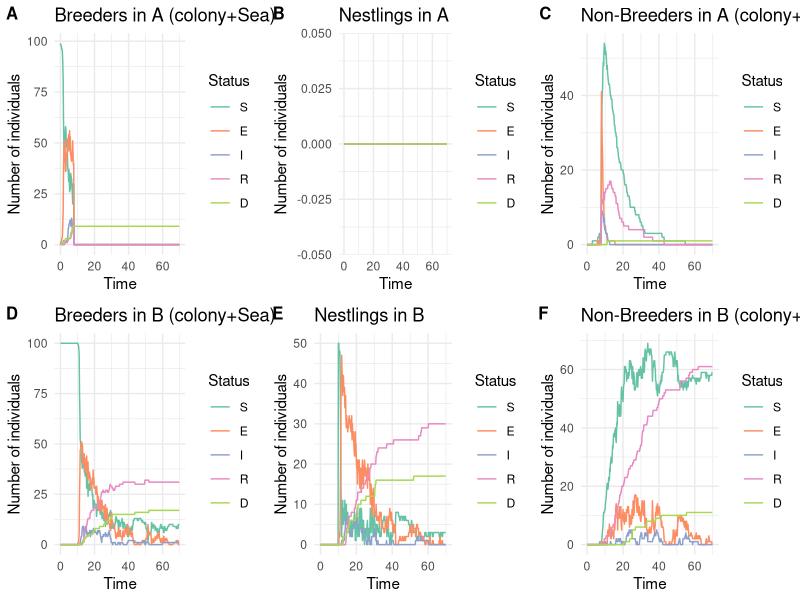

This chart was generated by the following R code:









# Library -----------------------------------------------------------------

library(tidyverse)
library(ggplot2)
library(reshape2)
library(abind)
library(cowplot)


# Model description -------------------------------------------------------

# Each compartment in the model is described by

# the epidemiological status : Susceptible (S), Exposed (E), Infectious (I), Recovered (R)
# the reproductive status : Breeders (B), Non-Breeders (NB), Nestlings (N)
# the localisation : colony A (A), colony (B), sea A (sea_a), sea B (sea_B)
# 
# Thus, an exposed individual, non-breeder and at sea B, is noted E_sea_b_NB


# Parameters --------------------------------------------------------------

param = list( 
  
  # Epidemiological parameters
  
  # Transmission rate from exposed individuals and from infectious individuals in a colony
  beta = matrix(c(0.10, 0.15,
                  0.00, 0.00),
                nrow = 2, ncol = 2, byrow = T),
  # Rate of progression from exposed to infectious (inverse of incubation period)
  sigma = 1/10,
  # Rate of progression from infectious to exposed
  eta =  0.9, 
  # Recovery rate (inverse of infectious period)
  gamma = 1/3,
  # Disease-related mortality rate
  mu = 1/3 * 0.5,
  
  
  # Mobility  parameters
  
  # Transition from sea to the colony (breeders)
  zeta_to_colony = 1,
  # Transition from colony to the sea (breeders)
  zeta_to_sea = 1,
  # Transition from breeder to non-breeder (reproductive failure)
  psi = 0, #Attention départ en couple
  # Transition from sea to the colony (non-breeders)
  rho_to_colony = 1/7,
  # Transition from colony to the sea (non-breeders)
  rho_to_sea = 1/7 * 7,

  
  # Induced dispersion parameters
  
  # Proportion of dispersed adults
  prop_dispersal = 1,
  # Proportion of prospectors among dispersed adults
  prop_prospecting = 1/8,
  # Date of induced dispersion
  dispersal_date = 30,
  # Reaction time between 1rst death and induced dispersal
  dispersal_reaction_time = 5,
  
  # Demographic parameters
  hatching_date = 10

)




# Event rates -------------------------------------------------------------


calculate_rates = function(  beta_E_colony, beta_I_colony,
                             sigma,eta, gamma, mu,
                             zeta_to_colony, zeta_to_sea, psi, rho_to_colony, rho_to_sea,
                             prop_dispersal, prop_prospecting, dispersal_date,
                             hatching_date,
                             S_a, E_a, I_a, R_a, D_a,
                             S_sea_a, E_sea_a, I_sea_a, R_sea_a, D_sea_a,
                             S_sea_b, E_sea_b, I_sea_b, R_sea_b, D_sea_b,
                             S_b, E_b, I_b, R_b, D_b,
                             S_a_NB, E_a_NB, I_a_NB, R_a_NB, D_a_NB,
                             S_sea_a_NB, E_sea_a_NB, I_sea_a_NB, R_sea_a_NB, D_sea_a_NB,
                             S_sea_b_NB,  E_sea_b_NB, I_sea_b_NB, R_sea_b_NB, D_sea_b_NB,
                             S_b_NB, E_b_NB, I_b_NB, R_b_NB, D_b_NB,
                             S_a_N, E_a_N, I_a_N, R_a_N, D_a_N,
                             S_b_N, E_b_N, I_b_N, R_b_N, D_b_N){
  
  rates = c(
    
  # SEIR
  
  ## Nestlings
  ### Colony A
  "S_a_N_to_E_a_N" = beta_E_colony * S_a_N * (E_a+E_a_NB+E_a_N) + 
                     beta_I_colony * S_a_N * (I_a+I_a_NB+I_a_N),
  "E_a_N_to_S_a_N" = eta * E_a_N,
  "E_a_N_to_I_a_N" = sigma * E_a_N,
  "I_a_N_to_R_a_N" = gamma * I_a_N,
  "I_a_N_to_D_a_N" = mu * I_a_N,
  ### Colony B
  "S_b_N_to_E_b_N" = beta_E_colony * S_b_N * (E_b+E_b_NB+E_b_N) +
                     beta_I_colony * S_b_N * (I_b+I_b_NB+I_b_N),
  "E_b_N_to_S_b_N" = eta * E_b_N,
  "E_b_N_to_I_b_N" = sigma * E_b_N,
  "I_b_N_to_R_b_N" = gamma * I_b_N,
  "I_b_N_to_D_b_N" = mu * I_b_N,
  
  ## Non-Breeders
  ### Colony A
  "S_a_NB_to_E_a_NB" = beta_E_colony * S_a_NB * (E_a+E_a_NB+E_a_N) +
                       beta_I_colony * S_a_NB * (I_a+I_a_NB+I_a_N),
  "E_a_NB_to_S_a_NB" = eta * E_a_NB,
  "E_a_NB_to_I_a_NB" = sigma * E_a_NB,
  "I_a_NB_to_R_a_NB" = gamma * I_a_NB,
  "I_a_NB_to_D_a_NB" = mu * I_a_NB,
  ### Sea A
  "S_sea_a_NB_to_E_sea_a_NB" = 0,
  "E_sea_a_NB_to_S_sea_a_NB" = eta * E_sea_a_NB,
  "E_sea_a_NB_to_I_sea_a_NB" = sigma * E_sea_a_NB,
  "I_sea_a_NB_to_R_sea_a_NB" = gamma * I_sea_a_NB,
  "I_sea_a_NB_to_D_sea_a_NB" = mu * I_sea_a_NB,
  ### Sea B
  "S_sea_b_NB_to_E_sea_b_NB" = 0,
  "E_sea_b_NB_to_S_sea_b_NB" = eta * E_sea_b_NB,
  "E_sea_b_NB_to_I_sea_b_NB" = sigma * E_sea_b_NB,
  "I_sea_b_NB_to_R_sea_b_NB" = gamma * I_sea_b_NB,
  "I_sea_b_NB_to_D_sea_b_NB" = mu * I_sea_b_NB,
  ### Colony B
  "S_b_NB_to_E_b_NB" = beta_E_colony * S_b_NB * (E_b+E_b_NB+E_b_N) + 
                       beta_I_colony * S_b_NB * (I_b+I_b_NB+I_b_N),
  "E_b_NB_to_S_b_NB" = eta * E_b_NB,
  "E_b_NB_to_I_b_NB" = sigma * E_b_NB,
  "I_b_NB_to_R_b_NB" = gamma * I_b_NB,
  "I_b_NB_to_D_b_NB" = mu * I_b_NB,
  
  ## Breeders
  ### Colony A
  "S_a_to_E_a" = beta_E_colony * S_a * (E_a+E_a_NB+E_a_N) + 
                 beta_I_colony * S_a * (I_a+I_a_NB+I_a_N),
  "E_a_to_S_a" = eta * E_a,
  "E_a_to_I_a" = sigma * E_a,
  "I_a_to_R_a" = gamma * I_a,
  "I_a_to_D_a" = mu * I_a,
  ### Sea A
  "S_sea_a_to_E_sea_a" = 0,
  "E_sea_a_to_S_sea_a" = eta * E_sea_a,
  "E_sea_a_to_I_sea_a" = sigma * E_sea_a,
  "I_sea_a_to_R_sea_a" = gamma * I_sea_a,
  "I_sea_a_to_D_sea_a" = mu * I_sea_a,
  ### Sea B
  "S_sea_b_to_E_sea_b" = 0,
  "E_sea_b_to_S_sea_b" = eta * E_sea_b,
  "E_sea_b_to_I_sea_b" = sigma * E_sea_b,
  "I_sea_b_to_R_sea_b" = gamma * I_sea_b,
  "I_sea_b_to_D_sea_b" = mu * I_sea_b,
  ### Colony B
  "S_b_to_E_b" = beta_E_colony * S_b * (E_b+E_b_NB+E_b_N) + 
                 beta_I_colony * S_b * (I_b+I_b_NB+I_b_N),
  "E_b_to_S_b" = eta * E_b,
  "E_b_to_I_b" = sigma * E_b,
  "I_b_to_R_b" = gamma * I_b,
  "I_b_to_D_b" = mu * I_b,
  
  
  # Mobility
  ## Non-Breeders
  ### From colony A to sea A
  "S_a_NB_to_S_sea_a_NB" = rho_to_sea * S_a_NB,
  "E_a_NB_to_E_sea_a_NB" = rho_to_sea * E_a_NB,
  "I_a_NB_to_I_sea_a_NB" = rho_to_sea * I_a_NB,
  "R_a_NB_to_R_sea_a_NB" = rho_to_sea * R_a_NB,
  ### From sea A to colony A
  "S_sea_a_NB_to_S_a_NB" = rho_to_colony * S_sea_a_NB,
  "E_sea_a_NB_to_E_a_NB" = rho_to_colony * E_sea_a_NB,
  "I_sea_a_NB_to_I_a_NB" = rho_to_colony * I_sea_a_NB,
  "R_sea_a_NB_to_R_a_NB" = rho_to_colony * R_sea_a_NB,
  ### From colony B to sea B
  "S_b_NB_to_S_sea_b_NB" = rho_to_sea * S_b_NB,
  "E_b_NB_to_E_sea_b_NB" = rho_to_sea * E_b_NB,
  "I_b_NB_to_I_sea_b_NB" = rho_to_sea * I_b_NB,
  "R_b_NB_to_R_sea_b_NB" = rho_to_sea * R_b_NB,
  ### From sea B to colony B
  "S_sea_b_NB_to_S_b_NB" = rho_to_colony * S_sea_b_NB,
  "E_sea_b_NB_to_E_b_NB" = rho_to_colony * E_sea_b_NB,
  "I_sea_b_NB_to_I_b_NB" = rho_to_colony * I_sea_b_NB,
  "R_sea_b_NB_to_R_b_NB" = rho_to_colony * R_sea_b_NB,
  
  ## Breeders
  ### From colony A to sea A
  "S_a_to_S_sea_a" = zeta_to_sea * S_a,
  "E_a_to_E_sea_a" = zeta_to_sea * E_a,
  "I_a_to_I_sea_a" = zeta_to_sea * I_a,
  "R_a_to_R_sea_a" = zeta_to_sea * R_a,
  ### From sea A to colony A
  "S_sea_a_to_S_a" = zeta_to_colony * S_sea_a,
  "E_sea_a_to_E_a" = zeta_to_colony * E_sea_a,
  "I_sea_a_to_I_a" = zeta_to_colony * I_sea_a,
  "R_sea_a_to_R_a" = zeta_to_colony * R_sea_a,
  ### From colony B to sea B
  "S_b_to_S_sea_b" = zeta_to_sea * S_b,
  "E_b_to_E_sea_b" = zeta_to_sea * E_b,
  "I_b_to_I_sea_b" = zeta_to_sea * I_b,
  "R_b_to_R_sea_b" = zeta_to_sea * R_b,
  ### From sea B to colony B
  "S_sea_b_to_S_b" = zeta_to_colony * S_sea_b,
  "E_sea_b_to_E_b" = zeta_to_colony * E_sea_b,
  "I_sea_b_to_I_b" = zeta_to_colony * I_sea_b,
  "R_sea_b_to_R_b" = zeta_to_colony * R_sea_b,
  
  ## Prospecting
  ### From A to B
  "S_sea_a_NB_to_S_sea_b_NB" = prop_prospecting * S_sea_a_NB,
  "E_sea_a_NB_to_E_sea_b_NB" = prop_prospecting * E_sea_a_NB,
  "I_sea_a_NB_to_I_sea_b_NB" = prop_prospecting * I_sea_a_NB,
  "R_sea_a_NB_to_R_sea_b_NB" = prop_prospecting * R_sea_a_NB
  
  # Breeders become Non-Breeders
  
  # "S_a_to_S_a_NB" = psi * S_a,
  # "E_a_to_E_a_NB" = psi * E_a,
  # "I_a_to_I_a_NB" = psi * I_a,
  # "R_a_to_R_a_NB" = psi * R_a
  
  )
  return(rates)
}


# Gillespie SEIR model function -------------------------------------------

gillespie_seir = function(param = param, 
                          induced_dispersal = T,
                          initial_number_breeders_A = 50,
                          initial_number_infected_breeders_A = 1, 
                          initial_number_breeders_B = 50,
                          total_time = 70,
                          dispersal_stochactic = T,
                          tau = 0.25) {
  
  # Initial state
  
  ## Nestlings
  ## In colony A
  N = 0                
  initial_infected = 0
  initial_exposed = 0
  initial_recovered = 0
  initial_susceptible = N - initial_infected - initial_exposed - initial_recovered
  initial_dead = 0
  
  initial_state_A_N = c(S = initial_susceptible,
                        E = initial_exposed,
                        I = initial_infected,
                        R = initial_recovered,
                        D = initial_dead)
  ## Nestlings
  ## In colony B
  N = 0                
  initial_infected = 0
  initial_exposed = 0
  initial_recovered = 0
  initial_susceptible = N - initial_infected - initial_exposed - initial_recovered
  initial_dead = 0
  
  initial_state_B_N = c(S = initial_susceptible,
                        E = initial_exposed,
                        I = initial_infected,
                        R = initial_recovered,
                        D = initial_dead)
  
  
  ## Breeders
  ## In colony A
  N = initial_number_breeders_A                 
  initial_infected = initial_number_infected_breeders_A
  initial_exposed = 0
  initial_recovered = 0
  initial_susceptible = N - initial_infected - initial_exposed - initial_recovered
  initial_dead = 0
  
  initial_state_A = c(S = initial_susceptible,
                      E = initial_exposed,
                      I = initial_infected,
                      R = initial_recovered,
                      D = initial_dead)
  
  ## At sea A
  N = 50                  
  initial_infected = 0
  initial_exposed = 0
  initial_recovered = 0
  initial_susceptible = N - initial_infected - initial_exposed - initial_recovered
  initial_dead = 0
  
  initial_state_sea_a = c(S = initial_susceptible,
                          E = initial_exposed,
                          I = initial_infected,
                          R = initial_recovered,
                          D = initial_dead)
  
  ## At sea B
  N = 50                
  initial_infected = 0
  initial_exposed = 0
  initial_recovered = 0
  initial_susceptible = N - initial_infected - initial_exposed - initial_recovered
  initial_dead = 0
  
  initial_state_sea_b = c(S = initial_susceptible,
                          E = initial_exposed,
                          I = initial_infected,
                          R = initial_recovered,
                          D = initial_dead)
  
  ## In colony B
  N = initial_number_breeders_B                  
  initial_infected = 0
  initial_exposed = 0
  initial_recovered = 0
  initial_susceptible = N - initial_infected - initial_exposed - initial_recovered
  initial_dead = 0
  
  initial_state_B <- c(S = initial_susceptible,
                       E = initial_exposed,
                       I = initial_infected,
                       R = initial_recovered,
                       D = initial_dead)
  
  ## Non-Breeders
  ## In colony A
  N = 0                  
  initial_infected = 0
  initial_exposed = 0
  initial_recovered = 0
  initial_susceptible = N - initial_infected - initial_exposed - initial_recovered
  initial_dead = 0
  
  initial_state_A_NB = c(S = initial_susceptible,
                         E = initial_exposed,
                         I = initial_infected,
                         R = initial_recovered,
                         D = initial_dead)
  
  ## At sea A
  N = 0                  
  initial_infected = 0
  initial_exposed = 0
  initial_recovered = 0
  initial_susceptible = N - initial_infected - initial_exposed - initial_recovered
  initial_dead = 0
  
  initial_state_sea_a_NB = c(S = initial_susceptible,
                             E = initial_exposed,
                             I = initial_infected,
                             R = initial_recovered,
                             D = initial_dead)
  
  ## At sea B
  N = 0                  
  initial_infected = 0
  initial_exposed = 0
  initial_recovered = 0
  initial_susceptible = N - initial_infected - initial_exposed - initial_recovered
  initial_dead = 0
  
  initial_state_sea_b_NB = c(S = initial_susceptible,
                             E = initial_exposed,
                             I = initial_infected,
                             R = initial_recovered,
                             D = initial_dead)
  
  ## In colony B
  N = 0                  
  initial_infected = 0
  initial_exposed = 0
  initial_recovered = 0
  initial_susceptible = N - initial_infected - initial_exposed - initial_recovered
  initial_dead = 0
  
  initial_state_B_NB <- c(S = initial_susceptible,
                          E = initial_exposed,
                          I = initial_infected,
                          R = initial_recovered,
                          D = initial_dead)
  
  
  initial_state = matrix(data = c(initial_state_A,
                                  initial_state_sea_a,
                                  initial_state_sea_b,
                                  initial_state_B,
                                  initial_state_A_NB,
                                  initial_state_sea_a_NB,
                                  initial_state_sea_b_NB,
                                  initial_state_B_NB,
                                  initial_state_A_N,
                                  initial_state_B_N), 
                         nrow = 10, ncol = 5, 
                         byrow = T)
  
  # Parameters
  
  beta_E_colony = param$beta[1,1]
  beta_I_colony = param$beta[1,2]
  
  sigma = param$sigma
  eta = param$eta
  gamma = param$gamma
  mu = param$mu
  
  zeta_to_colony = param$zeta_to_colony
  zeta_to_sea = param$zeta_to_sea
  psi = param$psi
  rho_to_colony = param$rho_to_colony
  rho_to_sea = param$rho_to_sea
  
  prop_dispersal = param$prop_dispersal
  prop_prospecting = param$prop_prospecting
  dispersal_date = param$dispersal_date
  dispersal_reaction_time = param$dispersal_reaction_time
  
  hatching_date = param$hatching_date
  
  # Initialization
  times = c(0)
  states = array(dim = c(10,5,1), data = initial_state)
  already_dispersed = F
  already_hatched = F
  first_death = F
  first_death_date = NA
  
  # Next event
  while (times[length(times)] < total_time) {
    
    S_a = states[1, 1, dim(states)[3]]
    E_a = states[1, 2, dim(states)[3]]
    I_a = states[1, 3, dim(states)[3]]
    R_a = states[1, 4, dim(states)[3]]
    D_a = states[1, 5, dim(states)[3]]
    
    S_sea_a = states[2, 1, dim(states)[3]]
    E_sea_a = states[2, 2, dim(states)[3]]
    I_sea_a = states[2, 3, dim(states)[3]]
    R_sea_a = states[2, 4, dim(states)[3]]
    D_sea_a = states[2, 5, dim(states)[3]]
    
    S_sea_b = states[3, 1, dim(states)[3]]
    E_sea_b = states[3, 2, dim(states)[3]]
    I_sea_b = states[3, 3, dim(states)[3]]
    R_sea_b = states[3, 4, dim(states)[3]]
    D_sea_b = states[3, 5, dim(states)[3]]
    
    S_b = states[4, 1, dim(states)[3]]
    E_b = states[4, 2, dim(states)[3]]
    I_b = states[4, 3, dim(states)[3]]
    R_b = states[4, 4, dim(states)[3]]
    D_b = states[4, 5, dim(states)[3]]
    
    S_a_NB = states[5, 1, dim(states)[3]]
    E_a_NB = states[5, 2, dim(states)[3]]
    I_a_NB = states[5, 3, dim(states)[3]]
    R_a_NB = states[5, 4, dim(states)[3]]
    D_a_NB = states[5, 5, dim(states)[3]]
    
    S_sea_a_NB = states[6, 1, dim(states)[3]]
    E_sea_a_NB = states[6, 2, dim(states)[3]]
    I_sea_a_NB = states[6, 3, dim(states)[3]]
    R_sea_a_NB = states[6, 4, dim(states)[3]]
    D_sea_a_NB = states[6, 5, dim(states)[3]]

    S_sea_b_NB = states[7, 1, dim(states)[3]]
    E_sea_b_NB = states[7, 2, dim(states)[3]]
    I_sea_b_NB = states[7, 3, dim(states)[3]]
    R_sea_b_NB = states[7, 4, dim(states)[3]]
    D_sea_b_NB = states[7, 5, dim(states)[3]]
    
    S_b_NB = states[8, 1, dim(states)[3]]
    E_b_NB = states[8, 2, dim(states)[3]]
    I_b_NB = states[8, 3, dim(states)[3]]
    R_b_NB = states[8, 4, dim(states)[3]]
    D_b_NB = states[8, 5, dim(states)[3]]
    
    S_a_N = states[9, 1, dim(states)[3]]
    E_a_N = states[9, 2, dim(states)[3]]
    I_a_N = states[9, 3, dim(states)[3]]
    R_a_N = states[9, 4, dim(states)[3]]
    D_a_N = states[9, 5, dim(states)[3]]
    
    S_b_N = states[10, 1, dim(states)[3]]
    E_b_N = states[10, 2, dim(states)[3]]
    I_b_N = states[10, 3, dim(states)[3]]
    R_b_N = states[10, 4, dim(states)[3]]
    D_b_N = states[10, 5, dim(states)[3]]
    
    # Rates of each possible event
    rates = calculate_rates(beta_E_colony, beta_I_colony,
                            sigma,eta, gamma, mu,
                            zeta_to_colony, zeta_to_sea, psi, rho_to_colony, rho_to_sea,
                            prop_dispersal, prop_prospecting, dispersal_date,
                            hatching_date,
                            S_a, E_a, I_a, R_a, D_a,
                            S_sea_a, E_sea_a, I_sea_a, R_sea_a, D_sea_a,
                            S_sea_b, E_sea_b, I_sea_b, R_sea_b, D_sea_b,
                            S_b, E_b, I_b, R_b, D_b,
                            S_a_NB, E_a_NB, I_a_NB, R_a_NB, D_a_NB,
                            S_sea_a_NB, E_sea_a_NB, I_sea_a_NB, R_sea_a_NB, D_sea_a_NB,
                            S_sea_b_NB,  E_sea_b_NB, I_sea_b_NB, R_sea_b_NB, D_sea_b_NB,
                            S_b_NB, E_b_NB, I_b_NB, R_b_NB, D_b_NB,
                            S_a_N, E_a_N, I_a_N, R_a_N, D_a_N,
                            S_b_N, E_b_N, I_b_N, R_b_N, D_b_N)

    total_rate = sum(rates)
    
    if (total_rate == 0) {
      break
    }
    
    time_step <- min(tau, (total_time - times[length(times)]))
    next_time = times[length(times)] + time_step

    # Hatching
    if (next_time > hatching_date & !already_hatched) { 
      
      S_a_N = round((S_a + E_a + I_a + R_a + S_sea_a + E_sea_a + I_sea_a + R_sea_a)/2)
      S_b_N = round((S_b + E_b + I_b + R_b + S_sea_b + E_sea_b + I_sea_b + R_sea_b)/2)
      
      already_hatched = T
      
      new_state = matrix(data = c(S_a, E_a, I_a, R_a, D_a,
                                  S_sea_a, E_sea_a, I_sea_a, R_sea_a, D_sea_a,
                                  S_sea_b, E_sea_b, I_sea_b, R_sea_b, D_sea_b,
                                  S_b, E_b, I_b, R_b, D_b,
                                  
                                  S_a_NB, E_a_NB, I_a_NB, R_a_NB, D_a_NB,
                                  S_sea_a_NB, E_sea_a_NB, I_sea_a_NB, R_sea_a_NB, D_sea_a_NB,
                                  S_sea_b_NB, E_sea_b_NB, I_sea_b_NB, R_sea_b_NB, D_sea_b_NB,
                                  S_b_NB, E_b_NB, I_b_NB, R_b_NB, D_b_NB,
                                  
                                  S_a_N, E_a_N, I_a_N, R_a_N, D_a_N,
                                  S_b_N, E_b_N, I_b_N, R_b_N, D_b_N),
                         nrow = 10, ncol = 5, 
                         byrow = T)
      
      states = abind(states, new_state)
      times = c(times, hatching_date)
      
      
      # Rates of each possible event
      rates =     rates = calculate_rates(beta_E_colony, beta_I_colony,
                                          sigma,eta, gamma, mu,
                                          zeta_to_colony, zeta_to_sea, psi, rho_to_colony, rho_to_sea,
                                          prop_dispersal, prop_prospecting, dispersal_date,
                                          hatching_date,
                                          S_a, E_a, I_a, R_a, D_a,
                                          S_sea_a, E_sea_a, I_sea_a, R_sea_a, D_sea_a,
                                          S_sea_b, E_sea_b, I_sea_b, R_sea_b, D_sea_b,
                                          S_b, E_b, I_b, R_b, D_b,
                                          S_a_NB, E_a_NB, I_a_NB, R_a_NB, D_a_NB,
                                          S_sea_a_NB, E_sea_a_NB, I_sea_a_NB, R_sea_a_NB, D_sea_a_NB,
                                          S_sea_b_NB,  E_sea_b_NB, I_sea_b_NB, R_sea_b_NB, D_sea_b_NB,
                                          S_b_NB, E_b_NB, I_b_NB, R_b_NB, D_b_NB,
                                          S_a_N, E_a_N, I_a_N, R_a_N, D_a_N,
                                          S_b_N, E_b_N, I_b_N, R_b_N, D_b_N)
      
      total_rate = sum(rates)
      
      if (total_rate == 0) {
        break
      }
      
      time_step = rexp(1, total_rate)
      next_time = times[length(times)] + time_step
      
    }
    
    
    
    # Determining the date of first infection
    if (!first_death & D_a > 0){
      first_death_date = times[length(times)] 
      first_death = T
    }
    
    # Induction of dispersion
    ## Has the induced dispersal strategy been triggered?
    if (induced_dispersal){ 
      ## Did the dispersal occur?
      if (!already_dispersed){
        # Is it time to induce dispersion, according to the stochastic case and the deterministic case?
        if ((dispersal_stochactic & first_death & next_time > first_death_date + dispersal_reaction_time) 
            |
            (!dispersal_stochactic & next_time > dispersal_date)
        ){
          
          # Dispersal of breeders
          
          # Number of adults in  A
          N_a = S_a + E_a + I_a + R_a + S_sea_a + E_sea_a + I_sea_a + R_sea_a
          # Number of adults A who are dispersed
          N_disp_a = round(N_a * prop_dispersal)
          # Distribution of dispersed adults by epidemiological status
          disp_a = sample(c(rep("S_a", S_a), rep("E_a", E_a),rep("I_a", I_a),rep("R_a", R_a),
                            rep("S_sea_a", S_sea_a), rep("E_sea_a", E_sea_a),rep("I_sea_a", I_sea_a),rep("R_sea_a", R_sea_a)),
                          size = N_disp_a, 
                          replace = F) %>% 
            factor(., levels = c("S_a","E_a","I_a","R_a",
                                 "S_sea_a","E_sea_a","I_sea_a","R_sea_a")) %>% 
            table()
          
          # Number of susceptible adults who are dispersed from A
          disp_S_a = disp_a["S_a"]
          disp_S_sea_a = disp_a["S_sea_a"]
          # Update of the number of susceptible adults
          S_a = S_a - disp_S_a
          S_sea_a = S_sea_a - disp_S_sea_a
          S_sea_a_NB = S_sea_a_NB + disp_S_a + disp_S_sea_a
          
          # Number of exposed  adults who are dispersed from A
          disp_E_a = disp_a["E_a"]
          disp_E_sea_a = disp_a["E_sea_a"]
          # Update of the number of exposed adults
          E_a = E_a - disp_E_a
          E_sea_a = E_sea_a - disp_E_sea_a
          E_sea_a_NB = E_sea_a_NB + disp_E_a + disp_E_sea_a
          
          # Number of infectious adults who are dispersed from A
          disp_I_a = disp_a["I_a"]
          disp_I_sea_a = disp_a["I_sea_a"]
          # Update of the number of infectious adults
          I_a = I_a - disp_I_a
          I_sea_a = I_sea_a - disp_I_sea_a
          I_sea_a_NB = I_sea_a_NB + disp_I_a + disp_I_sea_a
          
          # Number of recovered adults who are dispersed from A
          disp_R_a = disp_a["R_a"]
          disp_R_sea_a = disp_a["R_sea_a"]
          # Update of the number of recovered adults
          R_a = R_a - disp_R_a
          R_sea_a = R_sea_a - disp_R_sea_a
          R_sea_a_NB = R_sea_a_NB + disp_R_a + disp_R_sea_a
          
          # Death of nestlings
          
          D_a_N = D_a_N + S_a_N + E_a_N + I_a_N + R_a_N
          S_a_N = 0
          E_a_N = 0
          I_a_N = 0
          R_a_N = 0
          
          
          already_dispersed = T
          
          new_state = matrix(data = c(S_a, E_a, I_a, R_a, D_a,
                                      S_sea_a, E_sea_a, I_sea_a, R_sea_a, D_sea_a,
                                      S_sea_b, E_sea_b, I_sea_b, R_sea_b, D_sea_b,
                                      S_b, E_b, I_b, R_b, D_b,
                                      
                                      S_a_NB, E_a_NB, I_a_NB, R_a_NB, D_a_NB,
                                      S_sea_a_NB, E_sea_a_NB, I_sea_a_NB, R_sea_a_NB, D_sea_a_NB,
                                      S_sea_b_NB, E_sea_b_NB, I_sea_b_NB, R_sea_b_NB, D_sea_b_NB,
                                      S_b_NB, E_b_NB, I_b_NB, R_b_NB, D_b_NB,
                                      
                                      S_a_N, E_a_N, I_a_N, R_a_N, D_a_N,
                                      S_b_N, E_b_N, I_b_N, R_b_N, D_b_N),
                             nrow = 10, ncol = 5, 
                             byrow = T)
          
          states = abind(states, new_state)
          times = c(times, next_time)
          
          
          # Rates of each possible event
          rates =     rates = calculate_rates(beta_E_colony, beta_I_colony,
                                              sigma,eta, gamma, mu,
                                              zeta_to_colony, zeta_to_sea, psi, rho_to_colony, rho_to_sea,
                                              prop_dispersal, prop_prospecting, dispersal_date,
                                              hatching_date,
                                              S_a, E_a, I_a, R_a, D_a,
                                              S_sea_a, E_sea_a, I_sea_a, R_sea_a, D_sea_a,
                                              S_sea_b, E_sea_b, I_sea_b, R_sea_b, D_sea_b,
                                              S_b, E_b, I_b, R_b, D_b,
                                              S_a_NB, E_a_NB, I_a_NB, R_a_NB, D_a_NB,
                                              S_sea_a_NB, E_sea_a_NB, I_sea_a_NB, R_sea_a_NB, D_sea_a_NB,
                                              S_sea_b_NB,  E_sea_b_NB, I_sea_b_NB, R_sea_b_NB, D_sea_b_NB,
                                              S_b_NB, E_b_NB, I_b_NB, R_b_NB, D_b_NB,
                                              S_a_N, E_a_N, I_a_N, R_a_N, D_a_N,
                                              S_b_N, E_b_N, I_b_N, R_b_N, D_b_N)
          
          total_rate = sum(rates)
          
          if (total_rate == 0) {
            break
          }
          
          time_step = rexp(1, total_rate)
          next_time = times[length(times)] + time_step
          
          
        }
        
      }
    }
    
    times = c(times, next_time)
    
    nb_events <- rpois(1, total_rate * time_step) 
    whichevent = sample(1:length(rates), nb_events, prob = rates, replace = TRUE)
    
    
    transitions = factor(whichevent, levels = 1:length(rates)) %>% 
      table() %>% 
      as.matrix() %>% 
      t() %>% 
      as.data.frame()
    
    names_transitions = names(rates)
    
    names(transitions) <- names_transitions

    transitions_bank = c()
    for (i in 1:length(transitions)){
      if (length(transitions)>0){
        transitions_bank = c(transitions_bank, rep(names_transitions[i], times = transitions[i]))
      }
}
    
    
    
    if (length(transitions_bank)>0){
    for (i in 1:length(transitions_bank)){
      
      transition = transitions_bank[i]
      

      
      if (transition == "S_a_to_E_a" & S_a > 0) {
        S_a = S_a - 1
        E_a = E_a + 1
      } else if (transition == "E_a_to_S_a" & E_a > 0) {
        E_a = E_a - 1
        S_a = S_a + 1
      } else if (transition == "E_a_to_I_a" & E_a > 0) {
        E_a = E_a - 1
        I_a = I_a + 1
      } else if (transition == "I_a_to_R_a" & I_a > 0) {
        I_a = I_a - 1
        R_a = R_a + 1
      } else if (transition == "I_a_to_D_a" & I_a > 0) {
        # If an adult dies, the partner becomes a non-breeder and the nestling dies
        I_a = I_a - 1
        D_a = D_a + 1
        # The nestling dies
        if (S_a_N + E_a_N + I_a_N + R_a_N > 0){
          nestling = sample(c(rep("S_a_N", S_a_N), rep("E_a_N", E_a_N),rep("I_a_N", I_a_N),rep("R_a_N", R_a_N)),
                            size = 1)
          if (nestling == "S_a_N"){
            S_a_N = S_a_N - 1
            D_a_N = D_a_N + 1
          } else if (partner == "E_a_N"){
            E_a_N = E_a_N - 1
            D_a_N = D_a_N + 1
          } else if (partner == "I_a_N"){
            I_a_N = I_a_N - 1
            D_a_N = D_a_N + 1
          } else if (partner == "R_a_N"){
            R_a_N = R_a_N - 1
            D_a_N = D_a_N + 1
          }
        }
        # The partner becomes a non-breeder
        partner = sample(c(rep("S_a", S_a), rep("E_a", E_a),rep("I_a", I_a),rep("R_a", R_a),
                           rep("S_sea_a", S_sea_a), rep("E_sea_a", E_sea_a),rep("I_sea_a", I_sea_a),rep("R_sea_a", R_sea_a)),
                         size = 1)
        if (partner == "S_a"){
          S_a = S_a - 1
          S_a_NB = S_a_NB + 1
        } else if (partner == "E_a"){
          E_a = E_a - 1
          E_a_NB = E_a_NB + 1
        } else if (partner == "I_a"){
          I_a = I_a - 1
          I_a_NB = I_a_NB + 1
        } else if (partner == "R_a"){
          R_a = R_a - 1
          R_a_NB = R_a_NB + 1
        } else if (partner == "S_sea_a"){
          S_sea_a = S_sea_a - 1
          S_sea_a_NB = S_sea_a_NB + 1
        } else if (partner == "E_sea_a"){
          E_sea_a = E_sea_a - 1
          E_sea_a_NB = E_sea_a_NB + 1
        } else if (partner == "I_sea_a"){
          I_sea_a = I_sea_a - 1
          I_sea_a_NB = I_sea_a_NB + 1
        } else if (partner == "R_sea_a"){
          R_sea_a = R_sea_a - 1
          R_sea_a_NB = R_sea_a_NB + 1
        }
      } else if (transition == "S_sea_a_to_E_sea_a" & S_sea_a > 0) {
        S_sea_a = S_sea_a - 1
        E_sea_a = E_sea_a + 1
      } else if (transition == "E_sea_a_to_S_sea_a" & E_sea_a > 0) {
        E_sea_a = E_sea_a - 1
        S_sea_a = S_sea_a + 1
      } else if (transition == "E_sea_a_to_I_sea_a" & E_sea_a > 0) {
        E_sea_a = E_sea_a - 1
        I_sea_a = I_sea_a + 1
      } else if (transition == "I_sea_a_to_R_sea_a" & I_sea_a > 0) {
        I_sea_a = I_sea_a - 1
        R_sea_a = R_sea_a + 1
      } else if (transition == "I_sea_a_to_D_sea_a" & I_sea_a > 0) {
        I_sea_a = I_sea_a - 1
        D_sea_a = D_sea_a + 1
      } else if (transition == "S_sea_b_to_E_sea_b" & S_sea_b > 0) {
        S_sea_b = S_sea_b - 1
        E_sea_b = E_sea_b + 1
      } else if (transition == "E_sea_b_to_S_sea_b" & E_sea_b > 0) {
        E_sea_b = E_sea_b - 1
        S_sea_b = S_sea_b + 1
      } else if (transition == "E_sea_b_to_I_sea_b" & E_sea_b > 0) {
        E_sea_b = E_sea_b - 1
        I_sea_b = I_sea_b + 1
      } else if (transition == "I_sea_b_to_R_sea_b" & I_sea_b > 0) {
        I_sea_b = I_sea_b - 1
        R_sea_b = R_sea_b + 1
      } else if (transition == "I_sea_b_to_D_sea_b" & I_sea_b > 0) {
        I_sea_b = I_sea_b - 1
        D_sea_b = D_sea_b + 1
      } else if (transition == "S_b_to_E_b" & S_b > 0) {
        S_b = S_b - 1
        E_b = E_b + 1
      } else if (transition == "E_b_to_S_b" & E_b > 0) {
        E_b = E_b - 1
        S_b = S_b + 1
      } else if (transition == "E_b_to_I_b" & E_b > 0) {
        E_b = E_b - 1
        I_b = I_b + 1
      } else if (transition == "I_b_to_R_b" & I_b > 0) {
        I_b = I_b - 1
        R_b = R_b + 1
      } else if (transition == "I_b_to_D_b" & I_b > 0) {
        # If an adult dies, the partner becomes a non-breeder and the nestling dies
        I_b = I_b - 1
        D_b = D_b + 1
        # The nestling dies
        if (S_b_N + E_b_N + I_b_N + R_b_N > 0){
          nestling = sample(c(rep("S_b_N", S_b_N), rep("E_b_N", E_b_N),rep("I_b_N", I_b_N),rep("R_b_N", R_b_N)),
                            size = 1)
          if (nestling == "S_b_N"){
            S_b_N = S_b_N - 1
            D_b_N = D_b_N + 1
          } else if (partner == "E_b_N"){
            E_b_N = E_b_N - 1
            D_b_N = D_b_N + 1
          } else if (partner == "I_b_N"){
            I_b_N = I_b_N - 1
            D_b_N = D_b_N + 1
          } else if (partner == "R_b_N"){
            R_b_N = R_b_N - 1
            D_b_N = D_b_N + 1
          }
        }
        # The partner becomes a non-breeder
        partner = sample(c(rep("S_b", S_b), rep("E_b", E_b),rep("I_b", I_b),rep("R_b", R_b),
                           rep("S_sea_b", S_sea_b), rep("E_sea_b", E_sea_b),rep("I_sea_b", I_sea_b),rep("R_sea_b", R_sea_b)),
                         size = 1)
       
        if (partner == "S_b"){
          S_b = S_b - 1
          S_b_NB = S_b_NB + 1
        } else if (partner == "E_b"){
          E_b = E_b - 1
          E_b_NB = E_b_NB + 1
        } else if (partner == "I_b"){
          I_b = I_b - 1
          I_b_NB = I_b_NB + 1
        } else if (partner == "R_b"){
          R_b = R_b - 1
          R_b_NB = R_b_NB + 1
        } else if (partner == "S_sea_b"){
          S_sea_b = S_sea_b - 1
          S_sea_b_NB = S_sea_b_NB + 1
        } else if (partner == "E_sea_b"){
          E_sea_b = E_sea_b - 1
          E_sea_b_NB = E_sea_b_NB + 1
        } else if (partner == "I_sea_b"){
          I_sea_b = I_sea_b - 1
          I_sea_b_NB = I_sea_b_NB + 1
        } else if (partner == "R_sea_b"){
          R_sea_b = R_sea_b - 1
          R_sea_b_NB = R_sea_b_NB + 1
        }
        
      } else if (transition == "S_a_to_S_sea_a"  & S_a > 0) {
        S_a = S_a - 1
        S_sea_a = S_sea_a + 1
      } else if (transition == "E_a_to_E_sea_a"  & E_a > 0) {
        E_a = E_a - 1
        E_sea_a = E_sea_a + 1
      } else if (transition == "I_a_to_I_sea_a"  & I_a > 0) {
        I_a = I_a - 1
        I_sea_a = I_sea_a + 1
      } else if (transition == "R_a_to_R_sea_a"  & R_a > 0) {
        R_a = R_a - 1
        R_sea_a = R_sea_a + 1
      } else if (transition == "S_b_to_S_sea_b"  & S_b > 0) {
        S_b = S_b - 1
        S_sea_b = S_sea_b + 1
      } else if (transition == "E_b_to_E_sea_b"  & E_b > 0) {
        E_b = E_b - 1
        E_sea_b = E_sea_b + 1
      } else if (transition == "I_b_to_I_sea_b"  & I_b > 0) {
        I_b = I_b - 1
        I_sea_b = I_sea_b + 1
      } else if (transition == "R_b_to_R_sea_b"  & R_b > 0) {
        R_b = R_b - 1
        R_sea_b = R_sea_b + 1
      }else if (transition == "S_sea_a_to_S_a"  & S_sea_a > 0) {
        S_a = S_a + 1
        S_sea_a = S_sea_a - 1
      } else if (transition == "E_sea_a_to_E_a"  & E_sea_a > 0) {
        E_a = E_a + 1
        E_sea_a = E_sea_a - 1
      } else if (transition == "I_sea_a_to_I_a"  & I_sea_a > 0) {
        I_a = I_a + 1
        I_sea_a = I_sea_a - 1
      } else if (transition == "R_sea_a_to_R_a" & R_sea_a > 0) {
        R_a = R_a + 1
        R_sea_a = R_sea_a - 1
      } else if (transition == "S_sea_b_to_S_b" & S_sea_b > 0) {
        S_b = S_b + 1
        S_sea_b = S_sea_b - 1
      } else if (transition == "E_sea_b_to_E_b" & E_sea_b > 0) {
        E_b = E_b + 1
        E_sea_b = E_sea_b - 1
      } else if (transition == "I_sea_b_to_I_b" & I_sea_b > 0) {
        I_b = I_b + 1
        I_sea_b = I_sea_b - 1
      } else if (transition == "R_sea_b_to_R_b" & R_sea_b > 0) {
        R_b = R_b + 1
        R_sea_b = R_sea_b - 1
      } else if (transition == "S_a_NB_to_E_a_NB" & S_a_NB > 0) {
        S_a_NB = S_a_NB - 1
        E_a_NB = E_a_NB + 1
      } else if (transition == "E_a_NB_to_S_a_NB" & E_a_NB > 0) {
        E_a_NB = E_a_NB - 1
        S_a_NB = S_a_NB + 1
      } else if (transition == "E_a_NB_to_I_a_NB" & E_a_NB > 0) {
        E_a_NB = E_a_NB - 1
        I_a_NB = I_a_NB + 1
      } else if (transition == "I_a_NB_to_R_a_NB" & I_a_NB > 0) {
        I_a_NB = I_a_NB - 1
        R_a_NB = R_a_NB + 1
      } else if (transition == "I_a_NB_to_D_a_NB" & I_a_NB > 0) {
        I_a_NB = I_a_NB - 1
        D_a_NB = D_a_NB + 1
      } else if (transition == "S_sea_a_NB_to_E_sea_a_NB" & S_sea_a_NB > 0) {
        S_sea_a_NB = S_sea_a_NB - 1
        E_sea_a_NB = E_sea_a_NB + 1
      } else if (transition == "E_sea_a_NB_to_S_sea_a_NB" & E_sea_a_NB > 0) {
        E_sea_a_NB = E_sea_a_NB - 1
        S_sea_a_NB = S_sea_a_NB + 1
      } else if (transition == "E_sea_a_NB_to_I_sea_a_NB" & E_sea_a_NB > 0) {
        E_sea_a_NB = E_sea_a_NB - 1
        I_sea_a_NB = I_sea_a_NB + 1
      } else if (transition == "I_sea_a_NB_to_R_sea_a_NB" & I_sea_a_NB > 0) {
        I_sea_a_NB = I_sea_a_NB - 1
        R_sea_a_NB = R_sea_a_NB + 1
      } else if (transition == "I_sea_a_NB_to_D_sea_a_NB" & I_sea_a_NB > 0) {
        I_sea_a_NB = I_sea_a_NB - 1
        D_sea_a_NB = D_sea_a_NB + 1
      } else if (transition == "S_sea_b_NB_to_E_sea_b_NB" & S_sea_b_NB > 0) {
        S_sea_b_NB = S_sea_b_NB - 1
        E_sea_b_NB = E_sea_b_NB + 1
      } else if (transition == "E_sea_b_NB_to_S_sea_b_NB" & E_sea_b_NB > 0) {
        E_sea_b_NB = E_sea_b_NB - 1
        S_sea_b_NB = S_sea_b_NB + 1
      } else if (transition == "E_sea_b_NB_to_I_sea_b_NB" & E_sea_b_NB > 0) {
        E_sea_b_NB = E_sea_b_NB - 1
        I_sea_b_NB = I_sea_b_NB + 1
      } else if (transition == "I_sea_b_NB_to_R_sea_b_NB" & I_sea_b_NB > 0) {
        I_sea_b_NB = I_sea_b_NB - 1
        R_sea_b_NB = R_sea_b_NB + 1
      } else if (transition == "I_sea_b_NB_to_D_sea_b_NB" & I_sea_b_NB > 0) {
        I_sea_b_NB = I_sea_b_NB - 1
        D_sea_b_NB = D_sea_b_NB + 1
      } else if (transition == "S_b_NB_to_E_b_NB" & S_b_NB > 0) {
        S_b_NB = S_b_NB - 1
        E_b_NB = E_b_NB + 1
      } else if (transition == "E_b_NB_to_S_b_NB" & E_b_NB > 0) {
        E_b_NB = E_b_NB - 1
        S_b_NB = S_b_NB + 1
      } else if (transition == "E_b_NB_to_I_b_NB" & E_b_NB > 0) {
        E_b_NB = E_b_NB - 1
        I_b_NB = I_b_NB + 1
      } else if (transition == "I_b_NB_to_R_b_NB" & I_b_NB > 0) {
        I_b_NB = I_b_NB - 1
        R_b_NB = R_b_NB + 1
      } else if (transition == "I_b_NB_to_D_b_NB" & I_b_NB > 0) {
        I_b_NB = I_b_NB - 1
        D_b_NB = D_b_NB + 1
      } else if (transition == "S_a_NB_to_S_sea_a_NB" & S_a_NB > 0) {
        S_a_NB = S_a_NB - 1
        S_sea_a_NB = S_sea_a_NB + 1
      } else if (transition == "E_a_NB_to_E_sea_a_NB" & E_a_NB > 0) {
        E_a_NB = E_a_NB - 1
        E_sea_a_NB = E_sea_a_NB + 1
      } else if (transition == "I_a_NB_to_I_sea_a_NB" & I_a_NB > 0) {
        I_a_NB = I_a_NB - 1
        I_sea_a_NB = I_sea_a_NB + 1
      } else if (transition == "R_a_NB_to_R_sea_a_NB" & R_a_NB > 0) {
        R_a_NB = R_a_NB - 1
        R_sea_a_NB = R_sea_a_NB + 1
      } else if (transition == "S_b_NB_to_S_sea_b_NB" & S_b_NB > 0) {
        S_b_NB = S_b_NB - 1
        S_sea_b_NB = S_sea_b_NB + 1
      } else if (transition == "E_b_NB_to_E_sea_b_NB" & E_b_NB > 0) {
        E_b_NB = E_b_NB - 1
        E_sea_b_NB = E_sea_b_NB + 1
      } else if (transition == "I_b_NB_to_I_sea_b_NB" & I_b_NB > 0) {
        I_b_NB = I_b_NB - 1
        I_sea_b_NB = I_sea_b_NB + 1
      } else if (transition == "R_b_NB_to_R_sea_b_NB" & R_b_NB > 0) {
        R_b_NB = R_b_NB - 1
        R_sea_b_NB = R_sea_b_NB + 1
      }else if (transition == "S_sea_a_NB_to_S_a_NB" & S_sea_a_NB > 0) {
        S_a_NB = S_a_NB + 1
        S_sea_a_NB = S_sea_a_NB - 1
      } else if (transition == "E_sea_a_NB_to_E_a_NB" & E_sea_a_NB > 0) {
        E_a_NB = E_a_NB + 1
        E_sea_a_NB = E_sea_a_NB - 1
      } else if (transition == "I_sea_a_NB_to_I_a_NB" & I_sea_a_NB > 0) {
        I_a_NB = I_a_NB + 1
        I_sea_a_NB = I_sea_a_NB - 1
      } else if (transition == "R_sea_a_NB_to_R_a_NB" & R_sea_a_NB > 0) {
        R_a_NB = R_a_NB + 1
        R_sea_a_NB = R_sea_a_NB - 1
      } else if (transition == "S_sea_b_NB_to_S_b_NB" & S_sea_b_NB > 0) {
        S_b_NB = S_b_NB + 1
        S_sea_b_NB = S_sea_b_NB - 1
      } else if (transition == "E_sea_b_NB_to_E_b_NB" & E_sea_b_NB > 0) {
        E_b_NB = E_b_NB + 1
        E_sea_b_NB = E_sea_b_NB - 1
      } else if (transition == "I_sea_b_NB_to_I_b_NB" & I_sea_b_NB > 0) {
        I_b_NB = I_b_NB + 1
        I_sea_b_NB = I_sea_b_NB - 1
      } else if (transition == "R_sea_b_NB_to_R_b_NB" & R_sea_b_NB > 0) {
        R_b_NB = R_b_NB + 1
        R_sea_b_NB = R_sea_b_NB - 1
      } else if (transition == "S_a_to_S_a_NB"  & S_a > 0) {
        S_a = S_a - 2
        S_a_NB = S_a_NB + 2
      } else if (transition == "E_a_to_E_a_NB" & E_a > 0) {
        E_a = E_a - 2
        E_a_NB = E_a_NB + 2
      } else if (transition == "I_a_to_I_a_NB" & I_a > 0) {
        I_a = I_a - 2
        I_a_NB = I_a_NB + 2
      } else if (transition == "E_a_to_E_a_NB" & R_a > 0) {
        R_a = R_a - 2
        R_a_NB = R_a_NB + 2
      } else if (transition == "S_sea_a_NB_to_S_sea_b_NB" & S_sea_a_NB > 0) {
        S_sea_a_NB = S_sea_a_NB - 1
        S_sea_b_NB = S_sea_b_NB + 1
      }else if (transition == "E_sea_a_NB_to_E_sea_b_NB" & E_sea_a_NB > 0) {
        E_sea_a_NB = E_sea_a_NB - 1
        E_sea_b_NB = E_sea_b_NB + 1
      }else if (transition == "I_sea_a_NB_to_I_sea_b_NB" & I_sea_a_NB > 0) {
        I_sea_a_NB = I_sea_a_NB - 1
        I_sea_b_NB = I_sea_b_NB + 1
      }else if (transition == "R_sea_a_NB_to_R_sea_b_NB" & R_sea_a_NB > 0) {
        R_sea_a_NB = R_sea_a_NB - 1
        R_sea_b_NB = R_sea_b_NB + 1
      }else if (transition == "S_a_N_to_E_a_N" & S_a_N > 0){
        S_a_N = S_a_N - 1
        E_a_N = E_a_N + 1
      }else if (transition == "E_a_N_to_S_a_N" & E_a_N > 0){
        E_a_N = E_a_N - 1
        S_a_N = S_a_N + 1
      }else if (transition == "E_a_N_to_I_a_N" & E_a_N > 0){
        E_a_N = E_a_N - 1
        I_a_N = I_a_N + 1
      }else if (transition == "I_a_N_to_R_a_N" & I_a_N > 0){
        I_a_N = I_a_N - 1
        R_a_N = R_a_N + 1
      }else if (transition == "I_a_N_to_R_a_N" & I_a_N > 0){
        I_a_N = I_a_N - 1
        R_a_N = R_a_N + 1
      }else if (transition == "I_a_N_to_D_a_N"  & I_a_N > 0){
        # If a nestling dies, both parents become non-breeders.
        I_a_N = I_a_N - 1
        D_a_N = D_a_N + 1
        parent1 = sample(c(rep("S_a", S_a), rep("E_a", E_a),rep("I_a", I_a),rep("R_a", R_a),
                           rep("S_sea_a", S_sea_a), rep("E_sea_a", E_sea_a),rep("I_sea_a", I_sea_a),rep("R_sea_a", R_sea_a)),
                         size = 1)
        if (parent1 == "S_a"){
          S_a = S_a - 1
          S_a_NB = S_a_NB + 1
        } else if (parent1 == "E_a"){
          E_a = E_a - 1
          E_a_NB = E_a_NB + 1
        } else if (parent1 == "I_a"){
          I_a = I_a - 1
          I_a_NB = I_a_NB + 1
        } else if (parent1 == "R_a"){
          R_a = R_a - 1
          R_a_NB = R_a_NB + 1
        } else if (parent1 == "S_sea_a"){
          S_sea_a = S_sea_a - 1
          S_sea_a_NB = S_sea_a_NB + 1
        } else if (parent1 == "E_sea_a"){
          E_sea_a = E_sea_a - 1
          E_sea_a_NB = E_sea_a_NB + 1
        } else if (parent1 == "I_sea_a"){
          I_sea_a = I_sea_a - 1
          I_sea_a_NB = I_sea_a_NB + 1
        } else if (parent1 == "R_sea_a"){
          R_sea_a = R_sea_a - 1
          R_sea_a_NB = R_sea_a_NB + 1
        }
        parent2 = sample(c(rep("S_a", S_a), rep("E_a", E_a),rep("I_a", I_a),rep("R_a", R_a),
                           rep("S_sea_a", S_sea_a), rep("E_sea_a", E_sea_a),rep("I_sea_a", I_sea_a),rep("R_sea_a", R_sea_a)),
                         size = 1)
        if (parent2 == "S_a"){
          S_a = S_a - 1
          S_a_NB = S_a_NB + 1
        } else if (parent2 == "E_a"){
          E_a = E_a - 1
          E_a_NB = E_a_NB + 1
        } else if (parent2 == "I_a"){
          I_a = I_a - 1
          I_a_NB = I_a_NB + 1
        } else if (parent2 == "R_a"){
          R_a = R_a - 1
          R_a_NB = R_a_NB + 1
        } else if (parent2 == "S_sea_a"){
          S_sea_a = S_sea_a - 1
          S_sea_a_NB = S_sea_a_NB + 1
        } else if (parent2 == "E_sea_a"){
          E_sea_a = E_sea_a - 1
          E_sea_a_NB = E_sea_a_NB + 1
        } else if (parent2 == "I_sea_a"){
          I_sea_a = I_sea_a - 1
          I_sea_a_NB = I_sea_a_NB + 1
        } else if (parent2 == "R_sea_a"){
          R_sea_a = R_sea_a - 1
          R_sea_a_NB = R_sea_a_NB + 1
        }
      }else if (transition == "S_b_N_to_E_b_N" & S_b_N > 0){
        S_b_N = S_b_N - 1
        E_b_N = E_b_N + 1
      }else if (transition == "E_b_N_to_S_b_N" & E_b_N > 0){
        E_b_N = E_b_N - 1
        S_b_N = S_b_N + 1
      }else if (transition == "E_b_N_to_I_b_N" & E_b_N > 0){
        E_b_N = E_b_N - 1
        I_b_N = I_b_N + 1
      }else if (transition == "I_b_N_to_R_b_N" & I_b_N > 0){
        I_b_N = I_b_N - 1
        R_b_N = R_b_N + 1
      }else if (transition == "I_b_N_to_R_b_N" & I_b_N > 0){
        I_b_N = I_b_N - 1
        R_b_N = R_b_N + 1
      }else if (transition == "I_b_N_to_D_b_N" & I_b_N > 0){
        I_b_N = I_b_N - 1
        D_b_N = D_b_N + 1
        # If a nestling dies, both parents become non-breeders.
        parent1 = sample(c(rep("S_b", S_b), rep("E_b", E_b),rep("I_b", I_b),rep("R_b", R_b),
                           rep("S_sea_b", S_sea_b), rep("E_sea_b", E_sea_b),rep("I_sea_b", I_sea_b),rep("R_sea_b", R_sea_b)),
                         size = 1)
        if (parent1 == "S_b"){
          S_b = S_b - 1
          S_b_NB = S_b_NB + 1
        } else if (parent1 == "E_b"){
          E_b = E_b - 1
          E_b_NB = E_b_NB + 1
        } else if (parent1 == "I_b"){
          I_b = I_b - 1
          I_b_NB = I_b_NB + 1
        } else if (parent1 == "R_b"){
          R_b = R_b - 1
          R_b_NB = R_b_NB + 1
        } else if (parent1 == "S_sea_b"){
          S_sea_b = S_sea_b - 1
          S_sea_b_NB = S_sea_b_NB + 1
        } else if (parent1 == "E_sea_b"){
          E_sea_b = E_sea_b - 1
          E_sea_b_NB = E_sea_b_NB + 1
        } else if (parent1 == "I_sea_b"){
          I_sea_b = I_sea_b - 1
          I_sea_b_NB = I_sea_b_NB + 1
        } else if (parent1 == "R_sea_b"){
          R_sea_b = R_sea_b - 1
          R_sea_b_NB = R_sea_b_NB + 1
        }
        parent2 = sample(c(rep("S_b", S_b), rep("E_b", E_b),rep("I_b", I_b),rep("R_b", R_b),
                           rep("S_sea_b", S_sea_b), rep("E_sea_b", E_sea_b),rep("I_sea_b", I_sea_b),rep("R_sea_b", R_sea_b)),
                         size = 1)
        if (parent2 == "S_b"){
          S_b = S_b - 1
          S_b_NB = S_b_NB + 1
        } else if (parent2 == "E_b"){
          E_b = E_b - 1
          E_b_NB = E_b_NB + 1
        } else if (parent2 == "I_b"){
          I_b = I_b - 1
          I_b_NB = I_b_NB + 1
        } else if (parent2 == "R_b"){
          R_b = R_b - 1
          R_b_NB = R_b_NB + 1
        } else if (parent2 == "S_sea_b"){
          S_sea_b = S_sea_b - 1
          S_sea_b_NB = S_sea_b_NB + 1
        } else if (parent2 == "E_sea_b"){
          E_sea_b = E_sea_b - 1
          E_sea_b_NB = E_sea_b_NB + 1
        } else if (parent2 == "I_sea_b"){
          I_sea_b = I_sea_b - 1
          I_sea_b_NB = I_sea_b_NB + 1
        } else if (parent2 == "R_sea_b"){
          R_sea_b = R_sea_b - 1
          R_sea_b_NB = R_sea_b_NB + 1
        }
      }
    }
  }
    
    new_state = matrix(data = c(S_a, E_a, I_a, R_a, D_a,
                                S_sea_a, E_sea_a, I_sea_a, R_sea_a, D_sea_a,
                                S_sea_b, E_sea_b, I_sea_b, R_sea_b, D_sea_b,
                                S_b, E_b, I_b, R_b, D_b,
                                
                                S_a_NB, E_a_NB, I_a_NB, R_a_NB, D_a_NB,
                                S_sea_a_NB, E_sea_a_NB, I_sea_a_NB, R_sea_a_NB, D_sea_a_NB,
                                S_sea_b_NB, E_sea_b_NB, I_sea_b_NB, R_sea_b_NB, D_sea_b_NB,
                                S_b_NB, E_b_NB, I_b_NB, R_b_NB, D_b_NB,
                                
                                S_a_N, E_a_N, I_a_N, R_a_N, D_a_N,
                                S_b_N, E_b_N, I_b_N, R_b_N, D_b_N),
                           nrow = 10, ncol = 5, 
                           byrow = T)
    
    
    
    states = abind(states, new_state)

  }
  
  output = data.frame(
    time = times,
    S_a = states[1, 1, ],
    E_a = states[1, 2, ],
    I_a = states[1, 3, ],
    R_a = states[1, 4, ],
    D_a = states[1, 5, ],
    S_sea_a = states[2, 1, ],
    E_sea_a = states[2, 2, ],
    I_sea_a = states[2, 3, ],
    R_sea_a = states[2, 4, ],
    D_sea_a = states[2, 5, ],
    S_sea_b = states[3, 1, ],
    E_sea_b = states[3, 2, ],
    I_sea_b = states[3, 3, ],
    R_sea_b = states[3, 4, ],
    D_sea_b = states[3, 5, ],
    S_b = states[4, 1, ],
    E_b = states[4, 2, ],
    I_b = states[4, 3, ],
    R_b = states[4, 4, ],
    D_b = states[4, 5, ],
    
    S_a_NB = states[5, 1, ],
    E_a_NB = states[5, 2, ],
    I_a_NB = states[5, 3, ],
    R_a_NB = states[5, 4, ],
    D_a_NB = states[5, 5, ],
    S_sea_a_NB = states[6, 1, ],
    E_sea_a_NB = states[6, 2, ],
    I_sea_a_NB = states[6, 3, ],
    R_sea_a_NB = states[6, 4, ],
    D_sea_a_NB = states[6, 5, ],
    S_sea_b_NB = states[7, 1, ],
    E_sea_b_NB = states[7, 2, ],
    I_sea_b_NB = states[7, 3, ],
    R_sea_b_NB = states[7, 4, ],
    D_sea_b_NB = states[7, 5, ],
    S_b_NB = states[8, 1, ],
    E_b_NB = states[8, 2, ],
    I_b_NB = states[8, 3, ],
    R_b_NB = states[8, 4, ],
    D_b_NB = states[8, 5, ],
    
    S_a_N = states[9, 1, ],
    E_a_N = states[9, 2, ],
    I_a_N = states[9, 3, ],
    R_a_N = states[9, 4, ],
    D_a_N = states[9, 5, ],
    S_b_N = states[10, 1, ],
    E_b_N = states[10, 2, ],
    I_b_N = states[10, 3, ],
    R_b_N = states[10, 4, ],
    D_b_N = states[10, 5, ]) %>% 
    mutate(
    S_a_total = S_a + S_sea_a,
    E_a_total = E_a + E_sea_a,
    I_a_total = I_a + I_sea_a,
    R_a_total = R_a + R_sea_a,
    D_a_total = D_a + D_sea_a,
    
    S_b_total = S_b + S_sea_b,
    E_b_total = E_b + E_sea_b,
    I_b_total = I_b + I_sea_b,
    R_b_total = R_b + R_sea_b,
    D_b_total = D_b + D_sea_b,
    
    S_a_NB_total = S_a_NB + S_sea_a_NB,
    E_a_NB_total = E_a_NB + E_sea_a_NB,
    I_a_NB_total = I_a_NB + I_sea_a_NB,
    R_a_NB_total = R_a_NB + R_sea_a_NB,
    D_a_NB_total = D_a_NB + D_sea_a_NB,
    
    S_b_NB_total = S_b_NB + S_sea_b_NB,
    E_b_NB_total = E_b_NB + E_sea_b_NB,
    I_b_NB_total = I_b_NB + I_sea_b_NB,
    R_b_NB_total = R_b_NB + R_sea_b_NB,
    D_b_NB_total = D_b_NB + D_sea_b_NB
  )
  
  return(output)
}


# Plot results

plot_seir = function(output_ = output){
  
  output_long = melt(output_[1:nrow(output_)-1, ], id = "time")
  
  output_a = output_long %>% filter(variable %in% c("S_a_total", "E_a_total", "I_a_total", "R_a_total", "D_a_total"))
  plot_a = ggplot(output_a, aes(x = time, y = value, color = variable)) +
    geom_line() +
    labs(x = "Time", y = "Number of individuals", color = "Status") +
    theme_minimal() +
    ggtitle("Breeders in A (colony+Sea)")+
    scale_color_brewer(palette="Set2", labels = c("S", "E", "I", "R", "D"))
  
  
  output_a_N = output_long %>% filter(variable %in% c("S_a_N", "E_a_N", "I_a_N", "R_a_N", "D_a_N"))
  plot_a_N = ggplot(output_a_N, aes(x = time, y = value, color = variable)) +
    geom_line() +
    labs(x = "Time", y = "Number of individuals", color = "Status") +
    theme_minimal() +
    ggtitle("Nestlings in A")+
    scale_color_brewer(palette="Set2", labels = c("S", "E", "I", "R", "D"))
  
  
  output_a_NB = output_long %>% filter(variable %in% c("S_a_NB_total", "E_a_NB_total", "I_a_NB_total", "R_a_NB_total", "D_a_NB_total"))
  plot_a_NB = ggplot(output_a_NB, aes(x = time, y = value, color = variable)) +
    geom_line() +
    labs(x = "Time", y = "Number of individuals", color = "Status") +
    theme_minimal() +
    ggtitle("Non-Breeders in A (colony+Sea)")+
    scale_color_brewer(palette="Set2", labels = c("S", "E", "I", "R", "D"))
  
  
  output_b = output_long %>% filter(variable %in% c("S_b_total", "E_b_total", "I_b_total", "R_b_total", "D_b_total"))
  plot_b = ggplot(output_b, aes(x = time, y = value, color = variable)) +
    geom_line() +
    labs(x = "Time", y = "Number of individuals", color = "Status") +
    theme_minimal() +
    ggtitle("Breeders in B (colony+Sea)")+
    scale_color_brewer(palette="Set2", labels = c("S", "E", "I", "R", "D"))
  
  
  output_b_N = output_long %>% filter(variable %in% c("S_b_N", "E_b_N", "I_b_N", "R_b_N", "D_b_N"))
  plot_b_N = ggplot(output_b_N, aes(x = time, y = value, color = variable)) +
    geom_line() +
    labs(x = "Time", y = "Number of individuals", color = "Status") +
    theme_minimal() +
    ggtitle("Nestlings in B")+
    scale_color_brewer(palette="Set2", labels = c("S", "E", "I", "R", "D"))
  
  
  output_b_NB = output_long %>% filter(variable %in% c("S_b_NB_total", "E_b_NB_total", "I_b_NB_total", "R_b_NB_total", "D_b_NB_total"))
  plot_b_NB = ggplot(output_b_NB, aes(x = time, y = value, color = variable)) +
    geom_line() +
    labs(x = "Time", y = "Number of individuals", color = "Status") +
    theme_minimal() +
    ggtitle("Non-Breeders in B (colony+Sea)")+
    scale_color_brewer(palette="Set2", labels = c("S", "E", "I", "R", "D"))
  
  plot_grid_seir = plot_grid(plot_a, plot_a_N, plot_a_NB,
                             plot_b, plot_b_N, plot_b_NB,
                             labels = c("A", "B", "C",
                                        "D", "E", "F"),
                             label_size = 12)
  
  print(plot_grid_seir)
  
}

# Run simulation

time1 <- Sys.time()
output = gillespie_seir(param = param, 
                        induced_dispersal = T,
                        initial_number_breeders_A = 50,
                        initial_number_infected_breeders_A = 1, 
                        initial_number_breeders_B = 50,
                        total_time = 70,
                        dispersal_stochactic = T,
                        tau = 0.2)

time2 <- Sys.time()
time2 - time1
plot_seir()




summary_output = function(output){

  N_a = output[1, c("S_a", "I_a", "S_sea_a", "I_sea_a",
                    "S_a_NB", "I_a_NB", "S_sea_a_NB", "I_sea_a_NB")] %>% sum()
  max_infected_a = max(output[, c("I_a","I_sea_a")])
  prop_max_infected_a = max_infected_a / N_a
  dead_a = output[nrow(output), c("D_a","D_sea_a")] %>% sum()
  a_N = output[nrow(output), c("S_a_N", "E_a_N", "I_a_N", "R_a_N")] %>% sum()
  
  
  N_b = output[1, c("S_b", "I_b", "S_sea_b", "I_sea_b",
                    "S_b_NB", "I_b_NB", "S_sea_b_NB", "I_sea_b_NB")] %>% sum()
  max_infected_b = max(output[, c("I_b","I_sea_b")])
  prop_max_infected_b = max_infected_b / N_b
  dead_b = output[nrow(output), c("D_b","D_sea_b")] %>% sum()
  b_N = output[nrow(output), c("S_b_N", "E_b_N", "I_b_N", "R_b_N")] %>% sum()

  
  nb_adults = N_a + N_b - dead_a - dead_b
  nb_nestlings = a_N + b_N
  nb_adults_equi = nb_adults + (0.2)*nb_nestlings


  return( data.frame(
    N_a = N_a,
    max_infected_a = max_infected_a,
    prop_max_infected_a = prop_max_infected_a,
    dead_a = dead_a,
    a_N = a_N,
    
    N_b = N_b,
    max_infected_b = max_infected_b,
    prop_max_infected_b = prop_max_infected_b,
    dead_b = dead_b,
    b_N = b_N,
    
    nb_adults = nb_adults,
    nb_nestlings = nb_nestlings,
    nb_adults_equi = nb_adults_equi
    
    

  ))
}

stat_model = function(nb_iterations = 10){
  
  response_list = data.frame()
  
  for (i in 1:nb_iterations){
    
    output = gillespie_seir(param = param,
                            induced_dispersal = T,
                            initial_number_breeders_A = 50,
                            initial_number_infected_breeders_A = 1,
                            initial_number_breeders_B = 50,
                            total_time = 70,
                            dispersal_stochactic = T,
                            tau = 0.2)
    
    response_list = rbind(response_list, summary_output(output))
    
  }
  
  return(response_list)
  
}

# data_long = pivot_longer(stat_model(20), cols = -N_a, names_to = "variable", values_to = "value")
# ggplot(data_long %>% subset(., variable %in% c("nb_adults", "nb_nestlings", "nb_adults_equi")),
#        aes(x = variable, y = value)) +
#   geom_violin() +
#   geom_dotplot(binaxis='y', stackdir='center', dotsize=1)




# 
# output_long_list = data.frame()
# response_list = data.frame()
# 
# nb_iterations = 8
# 
# for (i in 1:nb_iterations){
#   
#   output = gillespie_seir(param = param,
#                           induced_dispersal = T,
#                           initial_number_breeders_A = 50,
#                           initial_number_infected_breeders_A = 1,
#                           initial_number_breeders_B = 50,
#                           total_time = 70,
#                           dispersal_stochactic = T,
#                           tau = 0.2)
#   
#   output_long = melt(output, id = "time")
#   
#   output_long_i = cbind(output_long,
#                         data.frame(simulation = rep(i, times = nrow(output_long))))
#   
#   output_long_list = rbind(output_long_list, output_long_i)
#   response_list = rbind(response_list, summary_output(output))
#   
# }
# 
# 
# output_a = output_long_list %>% filter(variable %in% c("S_a", "E_a", "I_a", "R_a", "D_a"))
# 
# p = ggplot()
# for(i in 1:nb_iterations){
#   p = p + geom_line(data = output_a %>% subset(., simulation == i )
#                     , aes(x = time, y = value, color = variable))
# }
# p = p +
#   labs(x = "Time", y = "Number of individuals", color = "Compartment") +
#   theme_minimal() +
#   ggtitle("Stochastic SEIR Model Simulation (Gillespie Algorithm)")
# 
# 
# p
# 
# 
# data_long = pivot_longer(response_list, cols = -N_a, names_to = "variable", values_to = "value")
# 
# # Créer les diagrammes en violon pour chaque variable
# ggplot(data_long %>% subset(., variable %in% c("nb_adults", "nb_nestlings", "nb_adults_equi")),
#        aes(x = variable, y = value)) +
#   geom_violin() +
#   geom_dotplot(binaxis='y', stackdir='center', dotsize=1)
# 
# 
